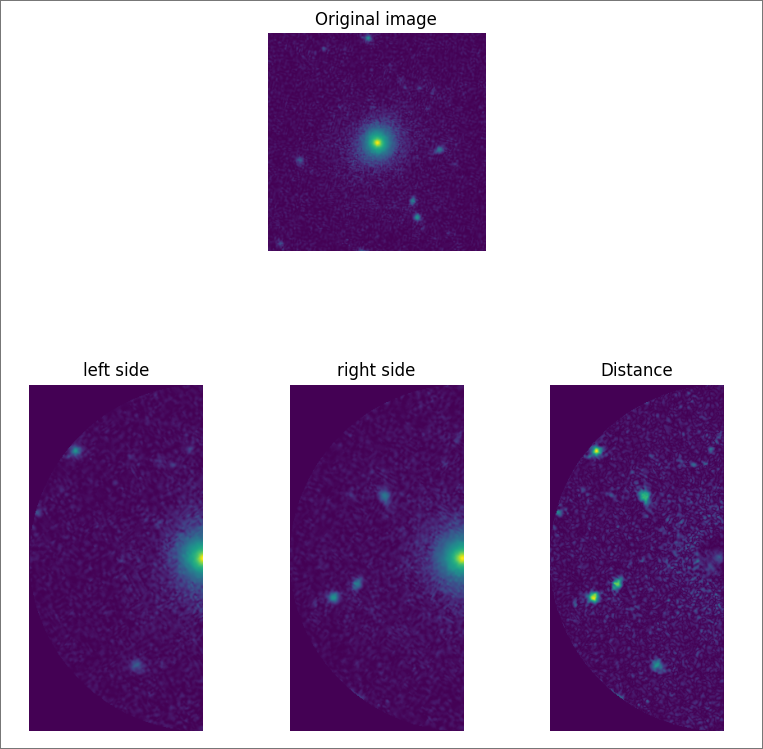
#> input picture images/symmetries.png, 763 x 749 px, found by its file name; its folder holds only this picture in this run
$ jupyter execute --allow-errors EDA.ipynb
#> lines starting #> are read from the running program, lines starting #| are printed output that depends on the picture
[cell 1]
#Importing libraries

import plotly.express as px
import matplotlib.pyplot as plt
import numpy as np
from sklearn.preprocessing import StandardScaler
from sklearn.model_selection import train_test_split
#import Random forest classifiers
from sklearn.metrics import accuracy_score, classification_report, confusion_matrix
import seaborn as sns

[cell 2]
import pandas as pd

# get the objid and corresponding asset_id from gz2_filename_mapping.csv
columns_to_keep = ['objid', 'asset_id']

# Read the selected columns from the file
#> (the rest of this cell did not finish here and is left out)

[cell 3]
# select columns dr7objid and gz2class from zoo2MainSpecz.csv
columns_to_keep = ['dr7objid', 'gz2class']

# Read the selected columns from the file
#> (the rest of this cell did not finish here and is left out)

[cell 4]
# Sequential implementation. Loops through one image at a time. This is embarassingly
# parallelizable. The task which here consists of 1. processing images, converting to grayscale
# and flattening pixel values is CPU-bound, ie performance is determined promarily by how
# CPU can process it in contrast to I/O bound.
# We can parallelize using Multiprocessing library or Dask.

import os
from PIL import Image, ImageOps
from numpy import asarray

# Directory containing the images
image_dir = "data/images"

# List to store image data
image_data = []
image_names = []

# Iterate over all files in the directory
for filename in os.listdir(image_dir):
    if filename.endswith(('.jpg', '.png')): #filter the image files
        image_path = os.path.join(image_dir, filename)

        # Open image and convert to grayscale
        img = Image.open(image_path)
#> img is the input picture: PIL image 763x749 RGB; mean R, G, B 179.5, 157.7, 190
        img_gray = ImageOps.grayscale(img)
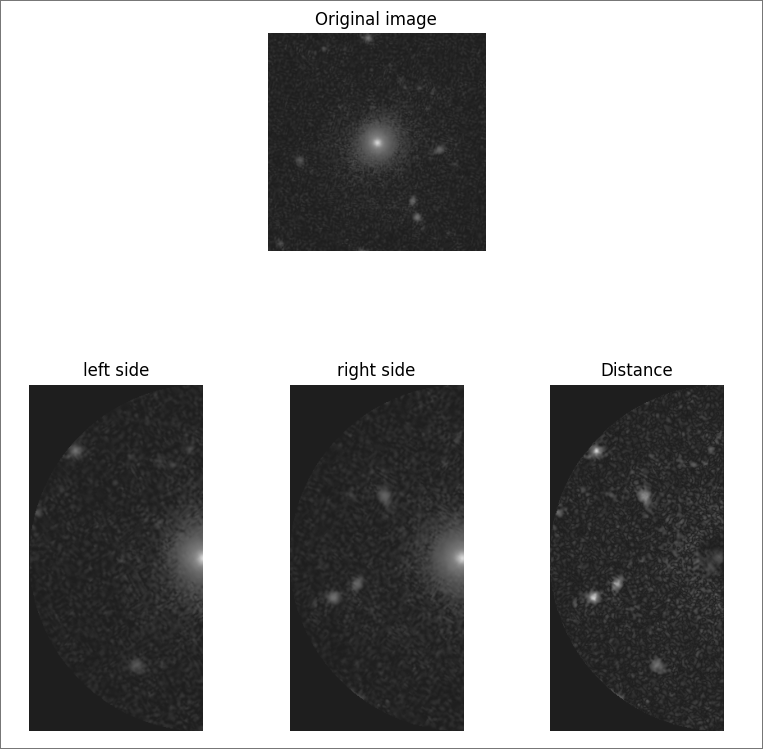
#> img_gray: PIL image 763x749 L; min 0, max 255, mean 167.8

        # Convert to a numpy array and flatter it to 1D
        img_array = np.asarray(img_gray).flatten()

        #store the image data and filename
        image_data.append(img_array)

        # Extract the base name without the extension
        image_name = os.path.splitext(filename)[0] # Get only the root, ie w/o extension

        image_names.append(image_name)

# convert to DataFrame
image_data = pd.DataFrame(image_data)
image_data.insert(0, "asset_id", image_names) # NOTE: asset_id values are object type. Need to convert to int64 before merging later.
# print(image_data['asset_id'].dtype)

#display the data frame
print(image_data.head())
image_data.info()

# Save to CSV
#image_data("image_pixel_data.csv", index=False)
